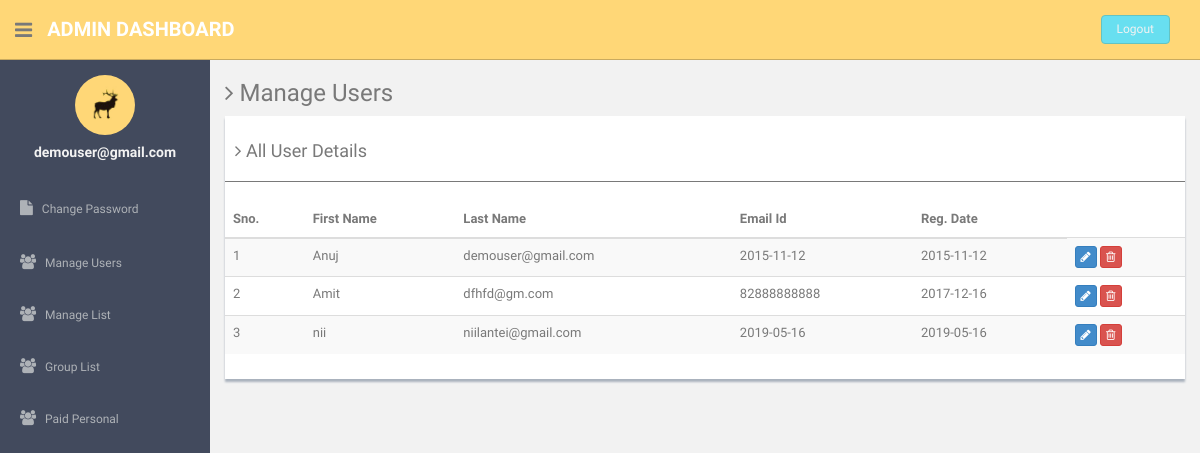
The page /admin/manage-users.php (signed in) on the database its author committed.
### tables this page shows
CREATE TABLE IF NOT EXISTS `users` (
  `id` int(11) NOT NULL AUTO_INCREMENT,
  `fname` varchar(255) NOT NULL,
  `lname` varchar(255) NOT NULL,
  `email` varchar(255) NOT NULL,
  `password` varchar(300) NOT NULL,
  `contactno` varchar(11) NOT NULL,
  `posting_date` date NOT NULL,
  PRIMARY KEY (`id`)
);

### admin/manage-users.php (the view, shortened to what this page needs)
<?php
include'dbconnection.php';
?><!DOCTYPE html>
<html lang="en">
  <head>
    <link href="assets/css/bootstrap.css" rel="stylesheet">
    <link href="assets/font-awesome/css/font-awesome.css" rel="stylesheet" />
    <link href="assets/css/style.css" rel="stylesheet">
    <link href="assets/css/style-responsive.css" rel="stylesheet">
  </head>
  <body>
  <section id="container" >
      <header class="header black-bg">
              <div class="sidebar-toggle-box">
                  <div class="fa fa-bars tooltips" data-placement="right" data-original-title="Toggle Navigation"></div>
              </div>
            <a href="#" class="logo"><b>Admin Dashboard</b></a>
            <div class="top-menu">
            	<ul class="nav pull-right top-menu">
                    <li><a class="logout" href="logout.php">Logout</a></li>
            	</ul>
            </div>
        </header>
      <aside>
          <div id="sidebar"  class="nav-collapse ">
              <ul class="sidebar-menu" id="nav-accordion">
              	  <p class="centered"><a href="#"><img src="assets/img/ui-sam.jpg" class="img-circle" width="60"></a></p>
              	  <h5 class="centered"><?php echo $_SESSION['login'];?></h5>
                  <li class="mt">
                      <a href="change-password.php">
                          <i class="fa fa-file"></i>
                          <span>Change Password</span>
                      </a>
                  </li>
                  <li class="sub-menu">
                      <a href="manage-users.php" >
                          <i class="fa fa-users"></i>
                          <span>Manage Users</span>
                      </a>
                  </li>
                  <li class="sub-menu">
                      <a href="manage-list.php">
                          <i class="fa fa-users"></i>
                          <span>Manage List</span>
                      </a>
                  </li>
                  <li class="sub-menu">
                      <a href="manage-list.php">
                          <i class="fa fa-users"></i>
                          <span>Group List</span>
                      </a>
                  </li>
                  <li class="sub-menu">
                      <a href="paid-list.php">
                          <i class="fa fa-users"></i>
                          <span>Paid Personal</span>
                      </a>
                  </li>
              </ul>
          </div>
      </aside>
      <section id="main-content">
          <section class="wrapper">
          	<h3><i class="fa fa-angle-right"></i> Manage Users</h3>
				<div class="row">
                  <div class="col-md-12">
                      <div class="content-panel">
                          <table class="table table-striped table-advance table-hover">
	                  	  	  <h4><i class="fa fa-angle-right"></i> All User Details </h4>
	                  	  	  <hr>
                              <thead>
                              <tr>
                                  <th>Sno.</th>
                                  <th class="hidden-phone">First Name</th>
                                  <th> Last Name</th>
                                  <th> Email Id</th>
                                  <th>Reg. Date</th>
                              </tr>
                              </thead>
                              <tbody>
                              <?php $ret=mysqli_query($con,"select * from users");
							  $cnt=1;
							  while($row=mysqli_fetch_array($ret))
							  {?>
                              <tr>
                              <td><?php echo $cnt;?></td>
                                  <td><?php echo $row['fname'];?></td>
                                  <td><?php echo $row['email'];?></td>
                                  <td><?php echo $row['contactno'];?></td>  <td><?php echo $row['posting_date'];?></td>
                                  <td>
                                     <a href="update-profile.php?uid=<?php echo $row['id'];?>">
                                     <button class="btn btn-primary btn-xs"><i class="fa fa-pencil"></i></button></a>
                                     <a href="manage-users.php?id=<?php echo $row['id'];?>">
                                     <button class="btn btn-danger btn-xs" onClick="return confirm('Do you really want to delete');"><i class="fa fa-trash-o "></i></button></a>
                                  </td>
                              </tr>
                              <?php $cnt=$cnt+1; }?>
                              </tbody>
                          </table>
                      </div>
                  </div>
              </div>
		</section>
      </section
  ></section>
  </body>
</html>

### admin/assets/css/style.css (style rules this page uses)
body { color: #797979; background: #f2f2f2; font-family: 'Ruda', sans-serif; padding: 0px !important; margin: 0px !important; font-size:13px; }
ul li { list-style: none; }
a, a:hover, a:focus { text-decoration: none; outline: none; }
#container { width: 100%; height: 100%; }
hr { margin-top: 20px; margin-bottom: 20px; border: 0; border-top: 1px solid #797979; }
.centered { text-align: center; }
.mt { margin-top: 25px; }
ul.top-menu > li > .logout { color: #f2f2f2; font-size: 12px; border-radius: 4px; -webkit-border-radius: 4px; border: 1px solid #64c3c2 !important; padding: 5px 15px; margin-right: 15px; background: #68dff0; margin-top: 15px; }
#sidebar { width: 210px; height: 100%; position: fixed; background: #424a5d; }
#sidebar h5 { color: #f2f2f2; font-weight: 700; }
#sidebar ul li { position: relative; }
ul.sidebar-menu , ul.sidebar-menu li ul.sub { margin: -2px 0 0; padding: 0; }
ul.sidebar-menu { margin-top: 75px; }
ul.sidebar-menu li { margin-bottom: 5px; margin-left:10px; margin-right:10px; }
ul.sidebar-menu li.sub-menu { line-height: 15px; }
ul.sidebar-menu li a span { display: inline-block; }
ul.sidebar-menu li a { color: #aeb2b7; text-decoration: none; display: block; padding: 15px 0 15px 10px; font-size: 12px; outline: none; -webkit-transition: all 0.3s ease; -moz-transition: all 0.3s ease; -o-transition: all 0.3s ease; -ms-transition: all 0.3s ease; transition: all 0.3s ease; }
ul.sidebar-menu li a i { font-size: 15px; padding-right: 6px; }
#main-content { margin-left: 210px; }
.header, .footer { min-height: 60px; padding: 0 15px; }
.header { position: fixed; left: 0; right: 0; z-index: 1002; }
.black-bg { background: #ffd777; border-bottom: 1px solid #c9aa5f; }
.wrapper { display: inline-block; margin-top: 60px; padding-left: 15px; padding-right: 15px; padding-bottom: 15px; padding-top: 0px; width: 100%; }
a.logo { font-size: 20px; color: #ffffff; float: left; margin-top: 15px; text-transform: uppercase; }
a.logo b { font-weight: 900; }
#top_menu .nav > li, ul.top-menu > li { float: left; }
ul.top-menu > li > a { color: #666666; font-size: 16px; border-radius: 4px; -webkit-border-radius: 4px; border:1px solid #666666 !important; padding: 2px 6px; margin-right: 15px; }
.sidebar-toggle-box { float: left; padding-right: 15px; margin-top: 20px; }
.sidebar-toggle-box .fa-bars { cursor: pointer; display: inline-block; font-size: 20px; }
.content-panel { background: #ffffff; box-shadow: 0px 3px 2px #aab2bd; padding-top: 15px; padding-bottom: 5px; }
.content-panel h4 { margin-left: 10px; }

### rows shown on the page
users: fname "Anuj", email "demouser@gmail.com", contactno "2015-11-12", posting_date "2015-11-12"
users: fname "Amit", email "dfhfd@gm.com", contactno "82888888888", posting_date "2017-12-16"
users: fname "nii", email "niilantei@gmail.com", contactno "2019-05-16", posting_date "2019-05-16"

### other values the page prints
$_SESSION['login'] "demouser@gmail.com"
